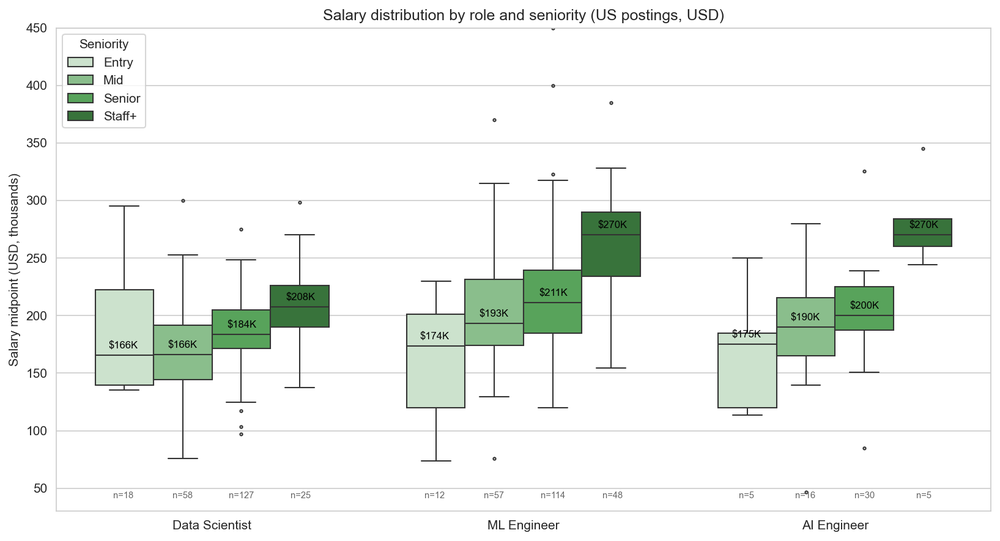
#> input picture skill-value-by-seniority/salary_by_level.png, 1000 x 541 px, shrunk from 1635 x 885 before the run
$ python make_carousel.py
#> lines starting #> are read from the running program, lines starting #| are printed output that depends on the picture
"""Build a LinkedIn PDF carousel from the skill-value-by-seniority analysis.

LinkedIn auto-renders uploaded PDFs as swipeable carousels. Optimal aspect is
4:5 portrait (1080x1350) for mobile feed. Each page = one slide.

Output: linkedin-carousel.pdf
"""
import matplotlib
import matplotlib.image as mpimg
import matplotlib.pyplot as plt
from matplotlib.backends.backend_pdf import PdfPages
from matplotlib.patches import Rectangle, FancyBboxPatch
import matplotlib.patheffects as pe
import numpy as np

# Disable matplotlib's mathtext parsing so $...$ doesn't render as LaTeX italic math
matplotlib.rcParams["text.parse_math"] = False

# LinkedIn portrait carousel: 1080x1350 px at 150 DPI = 7.2 x 9.0 inches
WIDTH, HEIGHT = 7.2, 9.0
DPI = 150

# Brand palette
GREEN = "#2E7D32"
GREEN_LIGHT = "#81C784"
YELLOW = "#F9A825"
RED = "#C62828"
RED_LIGHT = "#EF5350"
NAVY = "#102A43"
BG = "#FAFAF7"
INK = "#1A1A1A"
GREY = "#667"


def new_slide():
    fig = plt.figure(figsize=(WIDTH, HEIGHT), facecolor=BG)
    ax = fig.add_axes([0, 0, 1, 1])
    ax.set_xlim(0, 100)
    ax.set_ylim(0, 100)
    ax.axis("off")
    return fig, ax


def footer(ax, slide_num, total):
    ax.text(50, 3, "skillenai.com  ·  Skillenai Job Index",
            ha="center", va="center", fontsize=8, color=GREY, style="italic")
    ax.text(95, 3, f"{slide_num}/{total}", ha="right", va="center",
            fontsize=8, color=GREY, weight="bold")
    # Thin accent bar at top
    ax.add_patch(Rectangle((0, 99.2), 100, 0.8, color=GREEN, lw=0))


def slide_cover():
    fig, ax = new_slide()
    # Top green band
    ax.add_patch(Rectangle((0, 80), 100, 20, color=GREEN, lw=0))
    ax.text(50, 91, "THE SHAPE OF A SKILL", ha="center", va="center",
            fontsize=24, color="white", weight="bold", family="sans-serif")
    ax.text(50, 84, "How ML Skill Demand Bends Across Seniority", ha="center", va="center",
            fontsize=13, color="white", alpha=0.92, style="italic")

    # Three shape icons with labels
    shape_specs = [
        ("Climbing", GREEN, [0.15, 0.40, 0.65, 0.95]),
        ("Mid-peaking", YELLOW, [0.30, 0.95, 0.80, 0.35]),
        ("Dropping", RED, [0.95, 0.65, 0.35, 0.15]),
    ]
    for i, (name, color, pattern) in enumerate(shape_specs):
        base_x = 12 + i * 28
        base_y = 55
        span_x, span_y = 20, 14
        ax.plot([base_x, base_x + span_x], [base_y, base_y], color=GREY, lw=0.8)
        ys = [base_y + v * span_y for v in pattern]
        xs = [base_x + (k / 3) * span_x for k in range(4)]
        ax.plot(xs, ys, color=color, lw=3.2, marker="o", markersize=6)
        ax.text(base_x + span_x / 2, base_y - 4, name, ha="center", va="top",
                fontsize=12, color=color, weight="bold")

    # Body copy
    ax.text(50, 36, "Every skill on your resume has a shape —", ha="center", va="center",
            fontsize=14, color=INK)
    ax.text(50, 32, "peaking at Entry, Mid, Senior, or Staff+ postings.", ha="center", va="center",
            fontsize=14, color=INK)
    ax.text(50, 27, "The shape tells you when to invest, when to coast,", ha="center", va="center",
            fontsize=13, color=GREY, style="italic")
    ax.text(50, 23.5, "and when to let go.", ha="center", va="center",
            fontsize=13, color=GREY, style="italic")

    # Dataset + question teaser
    ax.text(50, 15, "We analyzed 3,277 job postings across DS, MLE, and AI Engineer —", ha="center", va="center",
            fontsize=11, color=INK)
    ax.text(50, 11.5, "and asked which skills actually pay more at fixed seniority.", ha="center", va="center",
            fontsize=11, color=INK)

    ax.text(50, 5.8, "Swipe →", ha="center", va="center",
            fontsize=13, color=GREEN, weight="bold")
    footer(ax, 1, 10)
    return fig


def slide_salary_ladder():
    fig, ax = new_slide()
    ax.text(50, 94, "First, the obvious part.", ha="center", va="top",
            fontsize=20, color=INK, weight="bold")
    ax.text(50, 88, "Seniority drives pay. Let's get that out of the way.", ha="center", va="top",
            fontsize=11, color=GREY, style="italic")

    # Embed the boxplot image from the notebooks repo
    img = mpimg.imread("salary_by_level.png")
    img_ax = fig.add_axes([0.04, 0.22, 0.92, 0.62])
    img_ax.imshow(img)
    img_ax.axis("off")

    # Setup-to-the-real-question callout
    ax.add_patch(FancyBboxPatch((5, 5), 90, 13, boxstyle="round,pad=0.5",
                                 linewidth=0, facecolor=NAVY, alpha=0.08))
    ax.text(50, 13.5, "The interesting question:", ha="center", va="center",
            fontsize=12, color=NAVY, weight="bold")
    ax.text(50, 9, "Which skills separate these levels — and which ones pay more", ha="center", va="center",
            fontsize=11, color=INK)
    ax.text(50, 6, "independent of seniority?", ha="center", va="center",
            fontsize=11, color=INK, style="italic")

    footer(ax, 2, 10)
    return fig


def slide_three_shapes():
    fig, ax = new_slide()
    ax.text(50, 94, "Skills come in 3 shapes.", ha="center", va="top",
            fontsize=22, color=INK, weight="bold")
    ax.text(50, 88, "The pattern a skill makes across seniority levels", ha="center", va="top",
            fontsize=11, color=GREY, style="italic")

    shapes = [
        {"name": "^ Climbing", "color": GREEN,
         "desc": "Peak at Staff+. The skills that actually differentiate you at the top.",
         "example": "e.g. Causal inference, JAX, Evaluation frameworks",
         "pattern": [0.15, 0.35, 0.60, 0.95]},
        {"name": "~ Mid-peaking", "color": YELLOW,
         "desc": "Peak at Mid or Senior, then fade at Staff+. 'Prove-you-know-the-stack' items.",
         "example": "e.g. Python, PyTorch, RAG, LLMs, cloud providers",
         "pattern": [0.35, 0.95, 0.75, 0.40]},
        {"name": "v Dropping", "color": RED,
         "desc": "Peak at Entry. Early-career signatures that fade fast.",
         "example": "e.g. React, APIs, Matplotlib, data pipelines",
         "pattern": [0.95, 0.60, 0.30, 0.15]},
    ]
    # Three horizontal panels
    for i, s in enumerate(shapes):
        y_top = 82 - i * 24
        y_bot = y_top - 20
        # Color band on left
        ax.add_patch(Rectangle((5, y_bot + 2), 3, y_top - y_bot - 4, color=s["color"], lw=0))
        ax.text(10, y_top - 3, s["name"], ha="left", va="top", fontsize=18,
                color=s["color"], weight="bold")
        ax.text(10, y_top - 9, s["desc"], ha="left", va="top", fontsize=11,
                color=INK, wrap=True)
        ax.text(10, y_top - 15, s["example"], ha="left", va="top", fontsize=10,
                color=GREY, style="italic")
        # Mini trajectory chart on the right
        base_x = 75
        base_y = y_bot + 4
        span_x, span_y = 20, 12
        # Baseline axis
        ax.plot([base_x, base_x + span_x], [base_y, base_y], color=GREY, lw=0.8)
        ys = [base_y + v * span_y for v in s["pattern"]]
        xs = [base_x + (k / 3) * span_x for k in range(4)]
        ax.plot(xs, ys, color=s["color"], lw=2.8, marker="o", markersize=5)
        for k, lbl in enumerate(["E", "M", "S", "X"]):
            ax.text(xs[k], base_y - 1.6, lbl, ha="center", va="top", fontsize=7, color=GREY)

    footer(ax, 3, 10)
    return fig


def slide_role_skills(role_label, climbing, mid_peaking, dropping, idx):
    fig, ax = new_slide()
    ax.text(50, 94, f"{role_label}: the level-up skills", ha="center", va="top",
            fontsize=20, color=INK, weight="bold")

    def block(y_top, label, color, items):
        ax.add_patch(Rectangle((5, y_top - 18), 3, 16, color=color, lw=0))
        ax.text(10, y_top - 1.5, label, ha="left", va="top",
                fontsize=14, color=color, weight="bold")
        for j, it in enumerate(items[:4]):
            ax.text(10, y_top - 5.5 - j * 3.2, f"·  {it}", ha="left", va="top",
                    fontsize=11.5, color=INK)

    block(84, "^ CLIMBING  (invest here for Staff+)", GREEN, climbing)
    block(60, "~ MID-PEAKING  (get through, then move on)", YELLOW, mid_peaking)
    block(36, "v DROPPING  (early-career only)", RED, dropping)

    footer(ax, idx, 10)
    return fig


def slide_controlled():
    fig, ax = new_slide()
    ax.text(50, 94, "The plot twist.", ha="center", va="top",
            fontsize=22, color=INK, weight="bold")
    ax.text(50, 88, "Naive $ premium  →  Premium after controlling for seniority", ha="center", va="top",
            fontsize=11, color=GREY, style="italic")

    # Dumbbell chart of 6 key shifts
    shifts = [
        ("Generative AI", 3, -21, RED),
        ("Prompt engineering", -11, -31, RED),
        ("Reinforcement learning", 40, 18, YELLOW),
        ("Fine-tuning", 17, 5, YELLOW),
        ("Kubernetes", 0, 22, GREEN),
        ("Causal inference", 8, 15, GREEN),
    ]
    sub_ax = fig.add_axes([0.28, 0.22, 0.66, 0.52])
    y = np.arange(len(shifts))
    for i, (skill, c1, c2, col) in enumerate(shifts):
        sub_ax.plot([c1, c2], [i, i], color=GREY, lw=1.6, zorder=1)
        sub_ax.scatter(c1, i, s=120, color=YELLOW, edgecolor="white", zorder=3, lw=1.2)
        sub_ax.scatter(c2, i, s=140, color=col, edgecolor="white", zorder=3, lw=1.2)
        # Dollar labels near each endpoint
        sub_ax.text(c2 + (2 if c2 >= 0 else -2), i + 0.3,
                    f"${c2:+d}K".replace("+-", "-"), ha="left" if c2 >= 0 else "right",
                    va="center", fontsize=9, color=col, weight="bold")
    sub_ax.axvline(0, color=INK, lw=0.8, alpha=0.5)
    sub_ax.set_yticks(y)
    sub_ax.set_yticklabels([s[0] for s in shifts], fontsize=11)
    sub_ax.set_xlabel("Salary premium vs baseline (USD, thousands)", fontsize=10)
    sub_ax.set_xlim(-45, 55)
    sub_ax.set_facecolor(BG)
    for s in ["top", "right"]:
        sub_ax.spines[s].set_visible(False)
    sub_ax.tick_params(axis="x", labelsize=9)

    # Legend
    ax.scatter([], [])
    from matplotlib.lines import Line2D
    handles = [
        Line2D([], [], marker="o", color="none", markerfacecolor=YELLOW, markersize=9, label="Naive"),
        Line2D([], [], marker="o", color="none", markerfacecolor=NAVY, markersize=9, label="Controlled"),
    ]
    sub_ax.legend(handles=handles, loc="upper left", fontsize=10, frameon=False,
                  bbox_to_anchor=(0.0, 1.15), ncol=2)

    # Callout
    ax.add_patch(FancyBboxPatch((5, 5), 90, 11, boxstyle="round,pad=0.5",
                                 linewidth=0, facecolor=NAVY, alpha=0.08))
    ax.text(50, 11.5, "Most \"hot AI skill\" premiums are just seniority in disguise.", ha="center", va="center",
            fontsize=12, color=NAVY, weight="bold")
    ax.text(50, 7.5, "Generative AI actually pays LESS at fixed level. Prompt engineering too.", ha="center", va="center",
            fontsize=11, color=INK)

    footer(ax, 7, 10)
    return fig


def slide_winners():
    fig, ax = new_slide()
    ax.text(50, 94, "Skills that actually pay more.", ha="center", va="top",
            fontsize=20, color=INK, weight="bold")
    ax.text(50, 88, "After controlling for role and seniority", ha="center", va="top",
            fontsize=11, color=GREY, style="italic")

    winners = [
        ("JAX", 27, 44),
        ("ETL", 23, 46),
        ("Kubernetes", 22, 42),
        ("Deployment", 19, 39),
        ("Computer vision", 14, 27),
        ("Causal inference", 15, 34),
        ("LLMs", 13, 25),
    ]
    sub_ax = fig.add_axes([0.30, 0.18, 0.63, 0.56])
    y = np.arange(len(winners))[::-1]
    for i, (skill, prem, ci_hi) in enumerate(winners):
        sub_ax.barh(y[i], prem, color=GREEN, alpha=0.85, edgecolor="white")
        sub_ax.text(prem + 1, y[i], f"+${prem}K", va="center", ha="left",
                    fontsize=11, color=GREEN, weight="bold")
    sub_ax.set_yticks(y)
    sub_ax.set_yticklabels([s[0] for s in winners], fontsize=12)
    sub_ax.set_xlim(0, 36)
    sub_ax.set_xlabel("Median salary premium at fixed seniority (USD, thousands)", fontsize=10)
    sub_ax.set_facecolor(BG)
    for s in ["top", "right"]:
        sub_ax.spines[s].set_visible(False)
    sub_ax.tick_params(axis="x", labelsize=9)

    # Context
    ax.text(50, 9, "Infrastructure and foundations beat framework-of-the-month.", ha="center", va="center",
            fontsize=12, color=INK, weight="bold")
    footer(ax, 8, 10)
    return fig


def slide_playbook():
    fig, ax = new_slide()
    ax.text(50, 94, "Level-up playbook.", ha="center", va="top",
            fontsize=22, color=INK, weight="bold")

    plays = [
        ("Mid DS → Senior/Staff", GREEN,
         "Invest in causal inference, A/B testing, experimentation. Skip extra SQL and dashboard work."),
        ("Senior MLE → Staff", GREEN,
         "Go deep: JAX, distributed systems, RL, transformers. MLOps is not the Staff differentiator."),
        ("AI Engineer (any level)", GREEN,
         "Path is evaluation, agents, LLM observability. Prompt engineering is an entry badge, not a staff one."),
        ("Reading the shapes", NAVY,
         "Climbing skills belong on your long-term list. Mid-peaking skills get you through the middle, then fade. Dropping skills should be quietly retired."),
    ]
    for i, (label, color, body) in enumerate(plays):
        y_top = 82 - i * 17
        ax.add_patch(Rectangle((5, y_top - 14), 3, 12, color=color, lw=0))
        ax.text(10, y_top - 1, label, ha="left", va="top",
                fontsize=14, color=color, weight="bold")
        ax.text(10, y_top - 6, body, ha="left", va="top",
                fontsize=11, color=INK, wrap=True)

    footer(ax, 9, 10)
    return fig


def slide_cta():
    fig, ax = new_slide()
    ax.add_patch(Rectangle((0, 72), 100, 28, color=GREEN, lw=0))
    ax.text(50, 88, "Want the full analysis?", ha="center", va="center",
            fontsize=22, color="white", weight="bold")
    ax.text(50, 80, "Tables, methodology, regression CIs, and code.", ha="center", va="center",
            fontsize=13, color="white", alpha=0.92)

    # Blog post
    blog_url = "skillenai.com/2026/04/19/the-senior-to-staff-jump-what-actually-pays-more-in-ml-jobs"
    full_blog = "https://" + blog_url
    ax.text(50, 60, "Full blog post", ha="center", va="center",
            fontsize=13, color=INK, weight="bold")
    ax.text(50, 55, blog_url, ha="center", va="center",
            fontsize=9.5, color=GREEN, family="monospace",
            url=full_blog)

    # GitHub link
    gh_short = "github.com/skillenai/skillenai-notebooks/tree/master/skill-value-by-seniority"
    gh_full = "https://" + gh_short
    ax.text(50, 43, "Code + data", ha="center", va="center",
            fontsize=13, color=INK, weight="bold")
    ax.text(50, 38, gh_short, ha="center", va="center",
            fontsize=9.5, color=GREEN, family="monospace",
            url=gh_full)

    # Methodology
    ax.text(50, 22, "Methodology:", ha="center", va="center",
            fontsize=11, color=GREY, weight="bold")
    ax.text(50, 17,
            "3,277 postings · chi-square for skill shape · Mann-Whitney for salary",
            ha="center", va="center", fontsize=10, color=GREY)
    ax.text(50, 13,
            "Lasso + OLS hedonic regression for skill premium · US-USD, 515 salaried",
            ha="center", va="center", fontsize=10, color=GREY)

    footer(ax, 10, 10)
    return fig


def main():
    with PdfPages("linkedin-carousel.pdf") as pdf:
        slides = [
            slide_cover(),
            slide_salary_ladder(),
            slide_three_shapes(),
            slide_role_skills("Data Scientist",
                ["Causal inference (9% → 28%)", "A/B testing (9% → 26%)",
                 "Experimentation (3% → 19%)", "Model evaluation (2% → 10%)"],
                ["Python peaks at Mid (78%), fades to 64% at Staff",
                 "SQL peaks Mid (64%), drops to 46% at Staff",
                 "NLP, stats analysis, hypothesis testing peak Mid",
                 "MLOps peaks at Senior (9%), not Staff (2%)"],
                ["Matplotlib (9% → 1%)", "Data pipelines (22% → 11%)",
                 "Data engineering (8% → 6%)"],
                4),
            slide_role_skills("ML Engineer",
                ["JAX (5% → 12% at Senior → Staff)", "Distributed systems (2% → 9%)",
                 "Reinforcement learning (5% → 12%)", "Distributed training (5% → 10%)"],
                ["Python peaks Mid (68%), fades to 48% at Staff",
                 "PyTorch peaks Mid (52%), drops at Staff",
                 "TensorFlow peaks Mid (33%), fades to 21%",
                 "Model serving, monitoring peak at Senior"],
                ["Docker (12% → 5%)", "(Most other drops happen at Staff,",
                 "not Entry — the toolkit is assumed)"],
                5),
            slide_role_skills("AI Engineer",
                ["Evaluation frameworks (2% → 15%)", "Agentic workflows (7% → 15%)",
                 "Observability (11% → 21%)", "Generative AI (4% → 10%)"],
                ["LLMs peak Mid (35%), drop to 16%",
                 "RAG peaks Mid (35%), drop to 16%",
                 "LangChain peaks Senior (21%), drops at Staff",
                 "AWS, GCP, Azure all peak Mid"],
                ["APIs (27% → 3%)", "React (29% → 0%)",
                 "TypeScript (24% → 3%)", "Prompt engineering (29% → 16%)"],
                6),
            slide_controlled(),
            slide_winners(),
            slide_playbook(),
            slide_cta(),
        ]
#> in slide_salary_ladder, img is the input picture: shape (541, 1000, 4) float32; mean R, G, B, A 0.944, 0.956, 0.944, 1
        for fig in slides:
            pdf.savefig(fig, dpi=DPI, bbox_inches=None)
            plt.close(fig)
#> this loop made 10 passes
#> pass 1, in main, `plt.close(fig)`:
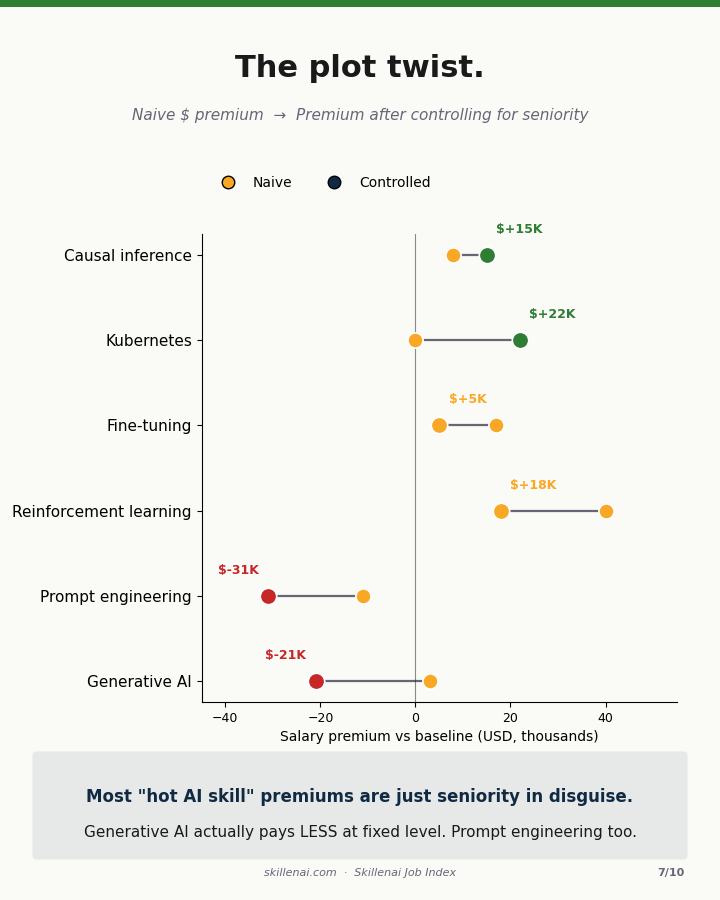
#> figure drawn by matplotlib, 2 panels
#> pass 1, in main, `plt.close(fig)`:
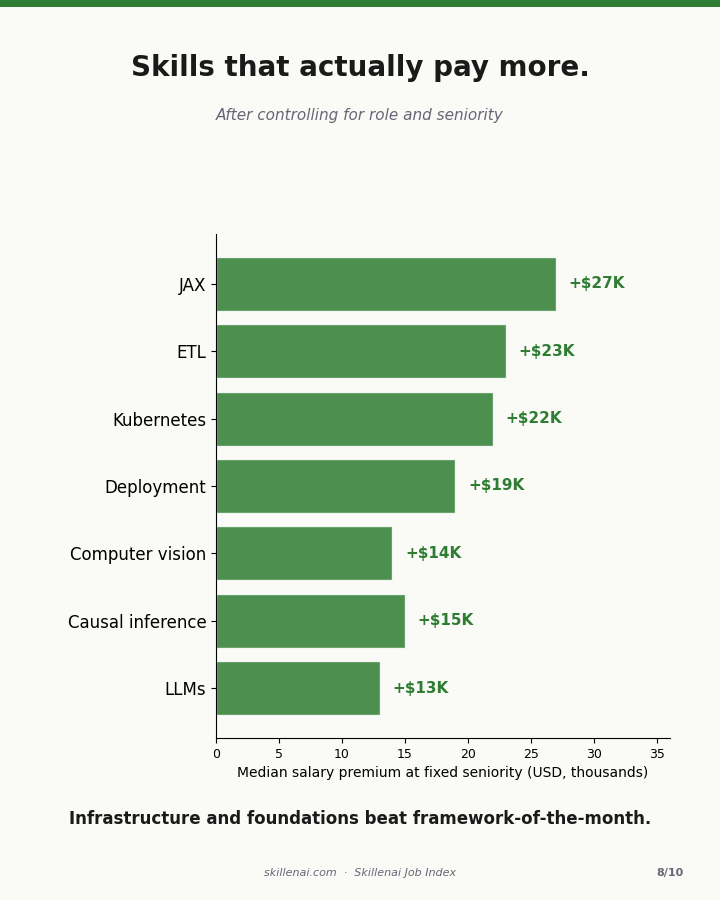
#> figure drawn by matplotlib, 2 panels
#> pass 1, in main, `plt.close(fig)`:
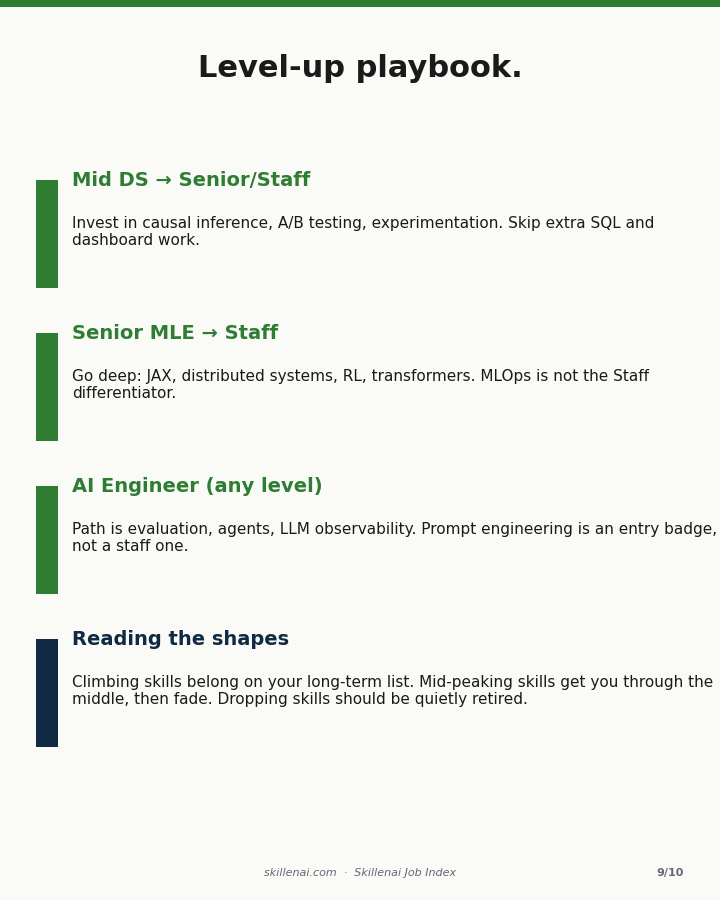
#> figure drawn by matplotlib, 1 panel
#> pass 1, in main, `plt.close(fig)`:
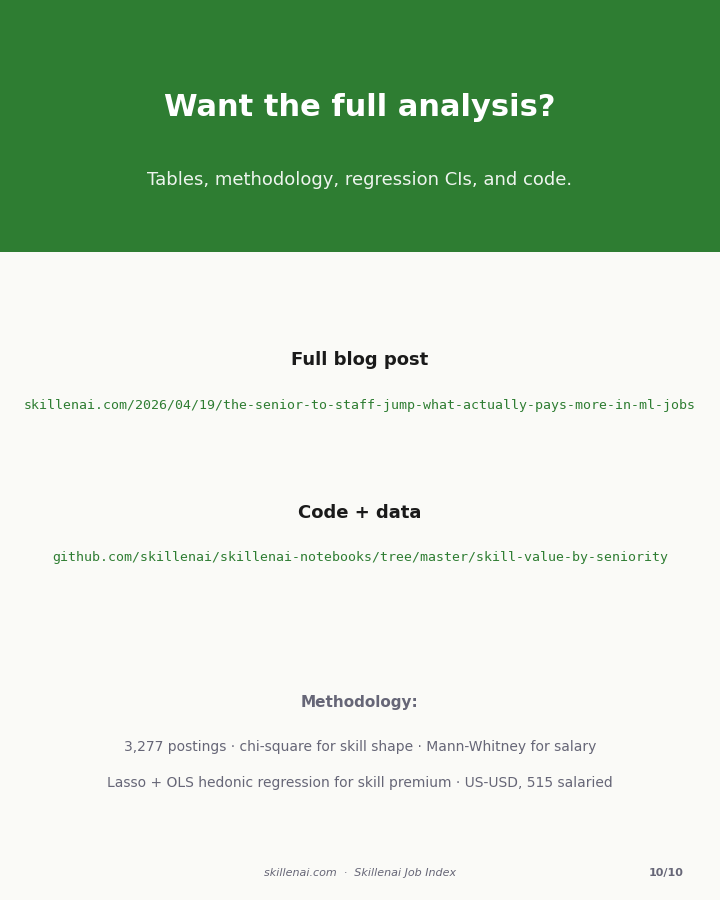
#> figure drawn by matplotlib, 1 panel
    print("Wrote linkedin-carousel.pdf")


if __name__ == "__main__":
    main()
